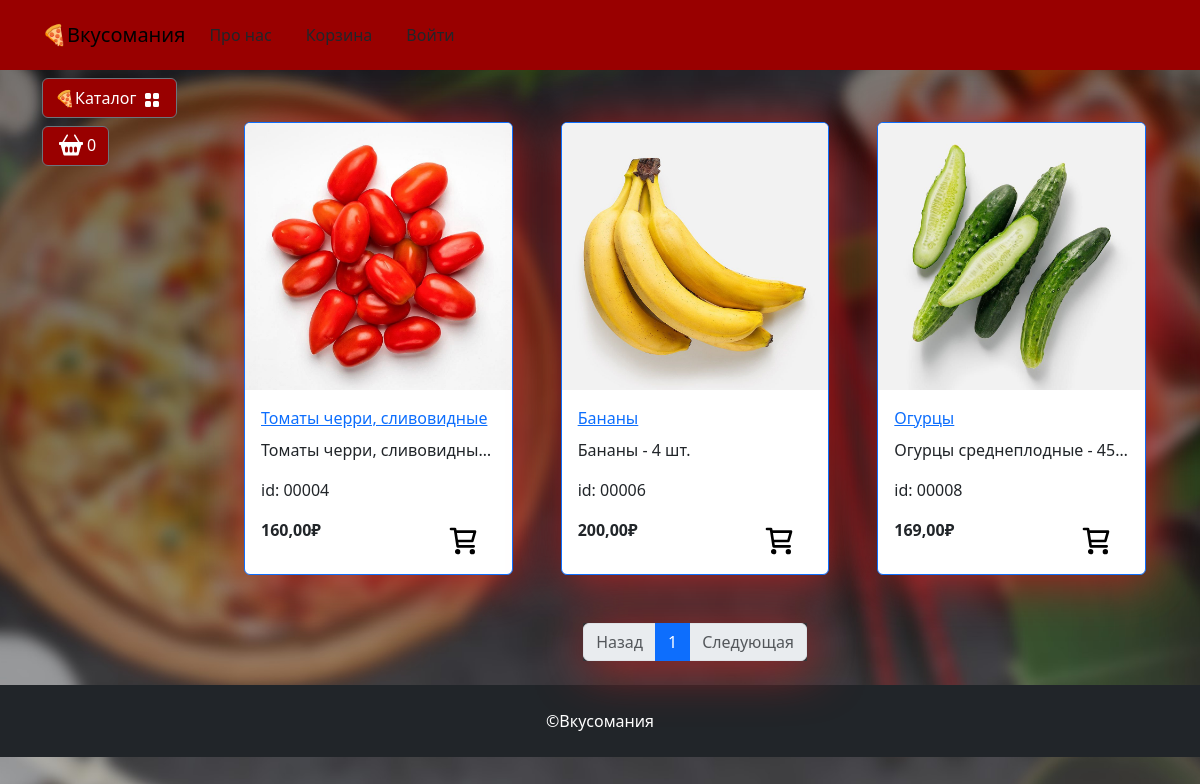
Screenshot of /catalog/ovoshi-i-frukty/ with the database file from the repository.
### goods/models.py (models this page shows, shortened)
class Products(models.Model):
    name = models.CharField(max_length=150, unique=True, verbose_name ='Название') # поле "Название" в категориях
    slug= models.SlugField(max_length=200, unique=True, blank = True, null=True, verbose_name = 'URL') # хранение фрагмента url адреса, может равняться 0
    description = models.TextField(blank=True, null=True,verbose_name ='Описание')
    image = models.ImageField(upload_to='goods_images', blank=True, null=True, verbose_name = 'Изображение')
    price = models.DecimalField(default=0.00, max_digits = 7, decimal_places=2, verbose_name = 'Цена')
    discout= models.DecimalField(default=0.00, max_digits = 7, decimal_places=2, verbose_name = 'Скидка в %')
    quantity = models.PositiveBigIntegerField(default=0, verbose_name='Количество')
    category = models.ForeignKey (to=Categories, on_delete=models.CASCADE, verbose_name='Категория')
    class Meta:
        db_table = 'product'
        verbose_name = 'Продукт'
        verbose_name_plural = 'Продукты'
        ordering = ("id",)
    def display_id(self): #отображение id в определенном виде
        return f"{self.id:05}"

### goods/views.py (the view)
# urls.py: path('catalog/', include('goods.urls', namespace = 'catalog')),
def catalog(request, category_slug=None):
    page = request.GET.get('page', 1)
    query = request.GET.get('q', None)
    if category_slug =='all':
        goods = Products.objects.all()
    elif query:
        goods =q_search(query)
    else:
        goods = get_list_or_404(Products.objects.filter(category__slug =category_slug))
    paginator = Paginator(goods, 6) #отображается по 3 элемента на странице
    current_page = paginator.page(int(page))
    context = {
        "title": "Вкусомания - Каталог",
        "goods": current_page,
        "slug_url": category_slug
    }
    return render(request, "goods/catalog.html", context)

### carts/models.py (called while the page is built)
    def total_price(self):
        return sum(cart.products_price() for cart in self)

    def total_quantity(self):
        if self:
            return sum(cart.quantity for cart in self)
        return 0

### carts/templatetags/carts_tags.py (called while the page is built)
@register.simple_tag()
def user_carts(request):
     return get_user_carts(request)

### carts/utils.py (called while the page is built)
def get_user_carts(request):
    if request.user.is_authenticated:
        return Cart.objects.filter(user=request.user).select_related('product')
    if not request.session.session_key:
        request.session.create()
    return Cart.objects.filter(session_key=request.session.session_key).select_related('product')

### goods/templatetags/goods_tags.py (called while the page is built)
@register.simple_tag()
def tag_categories():
    return Categories.objects.all()

@register.simple_tag(takes_context=True)
def change_params(context, **kwargs):
    query = context['request'].GET.dict()
    query.update(kwargs)
    return urlencode(query)

### goods/templates/goods/catalog.html (shortened to what this page needs)
{% extends "base.html" %}
{% load static %}
{% load goods_tags %}
{% block modal_cart %}
{% include "includes/cart_button.html" %}
{% endblock  %}
{% block content %}
<div class="row">
    {% for product in goods %}
    <div class="col-lg-4 col-md-6 p-4">
        <div class="card border-primary rounded custom-shadow">
            {% if product.image %}
                <img src="{{ product.image.url }}" class="card-img-top" alt="{{ product.name }}">
            {% else %}
                <img src="{% static "deps/images/Not found image.png" %}" class="card-img-top" alt="...">
            {% endif %}
            <div class="card-body">
                <a href="{% url "catalog:product" product.slug %}">
                    <p class="card-title">{{ product.name }}</p>
                </a>
                <p class="card-text text-truncate">{{ product.description }}</p>
                <p class="product_id">id: {{ product.display_id }}</p>
                <div class="d-flex justify-content-between">
                    {% if product.discout %}
                        <p><s>{{product.price}}</s> ₽</p>
                        <p><strong>{{ product.sell_price}} ₽</strong></p>
                        <span class="badge bg-warning text-dark">Скидка {{product.discout}} %</span>
                    {% else %}
                        <p><strong>{{ product.price }}₽</strong></p>
                    {% endif %}
                    <a href="{% url "cart:cart_add" %}" class="btn add-to-cart"
                    data-product-id="{{ product.id }}">
                        <img class="mx-1" src="{% static "deps/icons/cart-plus.svg" %}" alt="Catalog Icon"
                            width="32" height="32">
                    </a>
                </div>
            </div>
        </div>
    </div>
    {% endfor %}
</div>
<nav aria-label="Page navigation example">
    <ul class="pagination justify-content-center my-4">
        <div class="custom-shadow d-flex">
            <li class="page-item {% if not goods.has_previous %}disabled{% endif %}">
              <a class="page-link" href="{% if goods.has_previous %}?{% change_params page=goods.previous_page_number %}{% else %}
              #
              {% endif %}">Назад</a>
            </li>
            {% for page  in goods.paginator.page_range %}
            {% if page >= goods.number|add:-2 and page <= goods.number|add:2 %}
                <li class="page-item {% if goods.number == page %} active {% endif %}">
                    <a class="page-link" href="?{% change_params page=page %}">{{ page }}</a>
                </li>
            {% endif %}
            {% endfor %}
            <li class="page-item {% if not goods.has_next %}disabled{% endif %}">
                <a class="page-link" href="{% if goods.has_next %}?{% change_params page=goods.next_page_number %}{% else %}
                #
                {% endif %}">Следующая</a>
              </li>
        </div>
    </ul>
</nav>
{% endblock content %}
{% block footer %}
<footer class="py-4 bg-dark">
    <div class="container">
        <p class="m-0 text-center text-white">&copyВкусомания</p>
    </div>
</footer>
{% endblock footer %}

### templates/base.html (shortened to what this page needs)
{% load static %}
{% load goods_tags %}
<!DOCTYPE html>
<html lang="en">
<head>
    <link rel="stylesheet" href="{% static "deps/css/bootstrap/bootstrap.min.css" %}">
    <link rel="stylesheet" href="{% static "deps/css/my_css.css" %}">
</head>
<body>
    <header>
        <nav class="navbar navbar-expand-lg bg-red" data-bs-theme="red">
            <div class="container">
                <a class="navbar-brand" href="{% url "main:index" %}">🍕Вкусомания</a>
                <div class="collapse navbar-collapse" id="navbarSupportedContent">
                    <ul class="navbar-nav me-auto mb-2 mb-lg-0">
                        <li class="nav-item">
                            <a class="nav-link  text-dark" href="{% url "main:about" %}">Про нас</a>
                        </li>
                        <li class="nav-item">
                            <a class="nav-link  text-dark" href="{% url "user:users_cart" %}">Корзина</a>
                        </li>
                        {% if not user.is_authenticated %}
                            <li class="nav-item">
                                <a class="nav-link  text-dark" href="{% url "user:login" %}">Войти</a>
                            </li>
                        {% endif %}
                    </ul>
                </div>
            </div>
        </nav>
    </header>
    <section>
        <div class="container">
            <div class="row mt-1 position-fixed z-3">
                <div class="dropdown mb-2">
                    <button class="btn btn-secondary dropdown-toggle red-btn" type="button" data-bs-toggle="dropdown"
                        aria-expanded="false">
                        🍕Каталог
                        <img class="mx-1" src="{% static "deps/icons/grid-fill.svg" %}" alt="Catalog Icon" width="16"
                            height="16">
                    </button>
                        {% tag_categories as categories %}
                </div>
                {% block modal_cart %}{% endblock %}
            </div>
        </div>
        <div class="container">
            <div class="row mt-1">
                <div class="col-lg-2">
                </div>
                <div class="col-lg-10">
                    {% block content %}{% endblock content %}
                </div>
            </div>
        </div>
    </section>
   {% block footer %}{% endblock footer %}
</body>
</html>

### templates/includes/cart_button.html (shortened to what this page needs)
{% load static %}
{% load carts_tags %}
{% user_carts request as carts %}
<div>
    <button type="button" class="btn btn red-btn btn-secondary d-flex" id="modalButton"
        aria-expanded="false">
        <img class="mx-1" src="{% static "deps/icons/basket2-fill.svg" %}" alt="Catalog Icon" width="24"
            height="24">
        <span id="goods-in-cart-count">{{ carts.total_quantity }}</span>
    </button>
</div>

### carts/templates/carts/includes/included_cart.html (shortened to what this page needs)
{% load static %}

### templates/includes/notifications.html (shortened to what this page needs)
{% load static %}

### static/deps/css/my_css.css (style rules this page uses)
body { background-image: url("../images/bg-image.jpg"); background-repeat: no-repeat; background-attachment: fixed; background-position: center center; background-size: cover; height: 100%; }
.red-btn { background-color: #990000; color: white; }
.dropdown-toggle::after { content: none; }
.custom-shadow { box-shadow: 5px 5px 50px 1px #B22222; max-width: 800px; }
.nav-link { margin-right: 18px; }
.bg-red { background-color: #990000; height:70px; }

### carts/templates/carts/includes/included_cart.html (style rules this page uses)
.btn { height: 40px; }

### rows the page displays
Products: image (picture), name "Томаты черри, сливовидные", description "Томаты черри, сливовидны…", display_id "00004", price "160,00"
Products: image (picture), name "Бананы", description "Бананы - 4 шт.", display_id "00006", price "200,00"
Products: image (picture), name "Огурцы", description "Огурцы среднеплодные - 45…", display_id "00008", price "169,00"

### other values shown
{{ carts.total_quantity }} "0"
{{ page }} "1"
